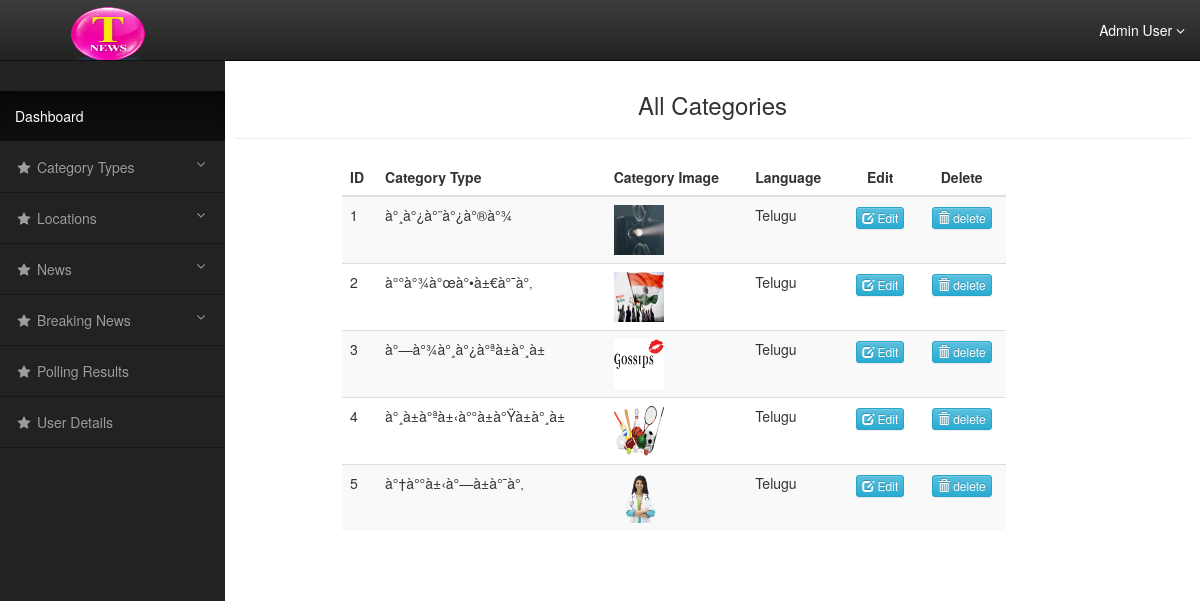
The page /category_types.php (signed in) on the database its author committed.
### tables this page shows
CREATE TABLE `category_type` (
  `id` int(225) NOT NULL AUTO_INCREMENT,
  `category_type` varchar(225) NOT NULL,
  `language` int(11) NOT NULL,
  `image` varchar(255) NOT NULL,
  PRIMARY KEY (`id`)
);

### category_types.php (the view, shortened to what this page needs)
 <?php
 if($_SESSION['email']!=''){
if($_SESSION['email']=="admin@gmail.com"){
	include("header.php");
}
else{
	include("reporter_dashboard.php");
}
 ?>
 <div id="page-wrapper">
     <div class="container-fluid">
            <div class="row" id="main" >
                <h3 style="text-align: center"> All Categories</h3>
                <hr>
             <div class="col-sm-12 col-md-12" id="content">
    <div class="row col-md-9 col-md-offset-1 custyle">
    <table class="table table-striped custab">
    <thead>
        <tr>
            <th>ID</th>
            <th>Category Type</th>
			<th>Category Image</th>
           <th>Language</th>
            <th class="text-center">Edit</th>
            <th class="text-center">Delete</th>
        </tr>
    </thead>
    <?php
    include("db_config.php");
    $i=1;
    $sql=mysqli_query($con,"SELECT * FROM `category_type` ");
    while($row=mysqli_fetch_assoc($sql))
    {
        ?>
            <tr>
                <td><?php echo $i; ?> </td>
                <td><?php echo $row['category_type']; ?></td>
				<td><img src="<?php echo $row['image']; ?>" height="50" width="50"></td>
				<td><?php  if($row['language']=='1'){ echo "Telugu";}if($row['language']=='2'){ echo "English";} ?></td>
                <td class="text-center"><a class='btn btn-info btn-xs' href="edit_category.php?id=<?php echo $row['id'];?>"><span class="glyphicon glyphicon-edit"></span> Edit</a> </td>
                 <td class="text-center"><a class='btn btn-info btn-xs' href="delete_category_type.php?id=<?php echo $row['id'];?>" ><span class="glyphicon glyphicon-trash"></span> delete</a>
            </tr>
         <?php
         $i++;
     }
         ?>
    </table>
         </div>
            </div>
        </div>
    </div>
</div>
<?php
include("footer.php");
 }
 else{
	 header('Location:index.php');
 }
?>

### header.php (shortened to what this page needs)
<!DOCTYPE html>
<head>
<link href="//maxcdn.bootstrapcdn.com/bootstrap/3.3.0/css/bootstrap.min.css" rel="stylesheet" id="bootstrap-css">
<link rel="stylesheet" type="text/css" href="https://cdn.datatables.net/v/dt/dt-1.10.18/datatables.min.css"/>
<link rel="stylesheet" href="https://maxcdn.bootstrapcdn.com/bootstrap/3.3.5/css/bootstrap-theme.min.css">
<link href="css/style.css" rel="stylesheet" >
</head>
<body>
<div id="wrapper">
    <nav class="navbar navbar-inverse navbar-fixed-top" role="navigation">
        <div class="navbar-header">
            <a class="navbar-brand" href="#">
                <img src="banner/logo.png" alt="LOGO" style="width:80px;height:58px;margin-left: 53px;" id="logo">
            </a>
        </div>
        <ul class="nav navbar-right top-nav">
            <li class="dropdown">
                <a href="#" class="dropdown-toggle" data-toggle="dropdown">Admin User <b class="fa fa-angle-down"></b></a>
            </li>
        </ul>
        <div class="collapse navbar-collapse navbar-ex1-collapse">
            <ul class="nav navbar-nav side-nav">
                <li class="active">
                    <a href="admin_dashboard.php" style=
                    "margin-top:30px;"></i> Dashboard   </a>
                    </li>
                     <li>
                    <a href="#" data-toggle="collapse" data-target="#submenu-1"><i class="fa fa-fw fa-star"></i> Category Types <i class="fa fa-fw fa-angle-down pull-right"></i></a>
                    </li>
                   <li>
                    <a href="#" data-toggle="collapse" data-target="#submenu-2"><i class="fa fa-fw fa-star"></i> Locations <i class="fa fa-fw fa-angle-down pull-right"></i></a>
                    </li>
                    <li>
                    <a href="#" data-toggle="collapse" data-target="#submenu-3"><i class="fa fa-fw fa-star"></i> News <i class="fa fa-fw fa-angle-down pull-right"></i></a>
                    </li>
                   <li>
                    <a href="#" data-toggle="collapse" data-target="#submenu-4"><i class="fa fa-fw fa-star"></i> Breaking News <i class="fa fa-fw fa-angle-down pull-right"></i></a>
                    </li>
					<li>
                    <a href="polling_results.php" data-toggle="collapse" data-target="#submenu-5"><i class="fa fa-fw fa-star"></i> Polling Results </a>
	            <a href="user_details.php" data-toggle="collapse" data-target="#submenu-6"><i class="fa fa-fw fa-star"></i> User Details </a>
					</li>
            </ul>
        </div>
    </nav>

### css/style.css (style rules this page uses)
@media (min-width:768px) { body { margin-top: 50px; } }
#wrapper { padding-left: 0; }
#page-wrapper { width: 100%; padding: 0; background-color: #fff; }
@media (min-width:768px) { #wrapper { padding-left: 225px; } }
@media (min-width:768px) { #page-wrapper { padding: 22px 10px; } }
.top-nav { padding: 0 15px; }
.top-nav>li { display: inline-block; float: left; }
.top-nav>li>a { padding-top: 20px; padding-bottom: 20px; line-height: 20px; color: #fff; }
@media (min-width:768px) { .side-nav { position: fixed; top: 60px; left: 225px; width: 225px; margin-left: -225px; border: none; border-radius: 0; border-top: 1px rgba(0,0,0,.5) solid; overflow-y: auto; background-color: #222; bottom: 0; overflow-x: hidden; padding-bottom: 40px; } }
@media (min-width:768px) { .side-nav>li>a { width: 225px; border-bottom: 1px rgba(0,0,0,.3) solid; } }
.navbar-inverse .navbar-nav>.active>a { background-color: #333 !important; }
.navbar-brand { padding: 5px 15px; }

### header.php (style rules this page uses)
#logo { height: 125%; width: 75%; margin-left: 35px; }

### rows shown on the page
category_type: category_type "à°¸à°¿à°¨à°¿à°®à°¾", image (picture), language "Telugu"
category_type: category_type "à°°à°¾à°œà°•à±€à°¯à°‚", image (picture), language "Telugu"
category_type: category_type "à°—à°¾à°¸à°¿à°ªà±à°¸à±", image (picture), language "Telugu"
category_type: category_type "à°¸à±à°ªà±‹à°°à±à°Ÿà±à°¸à±", image (picture), language "Telugu"
category_type: category_type "à°†à°°à±‹à°—à±à°¯à°‚", image (picture), language "Telugu"
